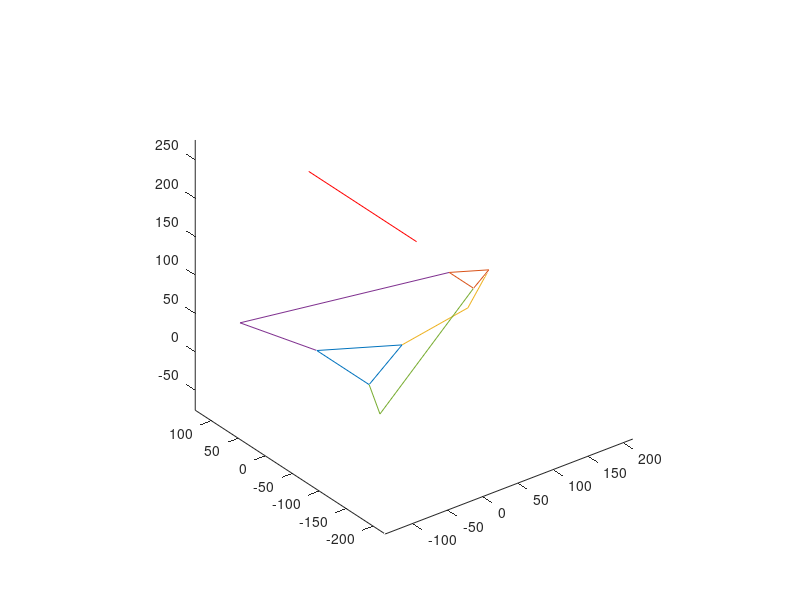

Source code (MATLAB):
clear;clc;

%Geometry of the robot
r = 26; %Moving plate radius
R = 56; %Base radius
D = 95; %Length of arm
h = 299; %Length of leg
alpha = [0,120,240];

%Coordinates
P = [0;-200;200];  
x = P(1); y = P(2); z = P(3); 

for i = 1:3
    % Note:angles are in degrees
    U(i) = -2*D*(x*cosd(alpha(1))+y*sind(alpha(1))+r-R);
    V(i) = -2*D*z;
    W(i) = x^2 + y^2 + z^2 + D^2 - h^2 + (r-R)^2 + 2*(r-R)*(x*cosd(alpha(1))+y*sind(alpha(1)));
endfor

for i = 1:3
    th_a(i) = rad2deg(2*atan2(-V(i)+sqrt(U(i)^2+V(i)^2-W(i)^2),(W(i)-U(i))));
    th_b(i) = rad2deg(2*atan2(-V(i)-sqrt(U(i)^2+V(i)^2-W(i)^2),(W(i)-U(i))));
endfor

th_b
% Compute points for plotting 
for i = 1:3
    Q_alpha(:,:,i) = [cosd(alpha(i)) -sind(alpha(i)) 0; sind(alpha(i)) cosd(alpha(i)) 0; 0 0 1];
    a(:,i) = Q_alpha(:,:,i)*[R;0;0];
    b(:,i) = P+Q_alpha(:,:,i)*[r;0;0];
    d(:,i) = a(:,i)+Q_alpha(:,:,i)*[D*cosd(th_b(i));0;D*sind(th_b(i))];
endfor

%Plotting
clf;
TopPlate = [a,a(:,1)];
plot3(TopPlate(1,:),TopPlate(2,:),TopPlate(3,:))
hold on
BottomPlate = [b,b(:,1)];
plot3(BottomPlate(1,:),BottomPlate(2,:),BottomPlate(3,:))

% Plotting three chains
for i = 1:3
    Chain = [a(:,i),d(:,i),b(:,i)];
    plot3(Chain(1,:),Chain(2,:),Chain(3,:))
endfor
axis equal


% Plot a straight line trajectory
P1 = [0;-100;200];
P2 = [0;100;200];
line1 = [P1,P2];
plot3(line1(1,:),line1(2,:),line1(3,:),'r')

% Trajectory generation
distance = sqrt((P1-P2)'*(P1-P2)); %distance btwn points
travel_time = 2; % seconds
no_points = 10 % points
velocity_vector = (P2-P1)/travel_time

for i = 0:no_points
    Positions(:,i+1)=P1 +  i*travel_time/no_points*velocity_vector;
end


